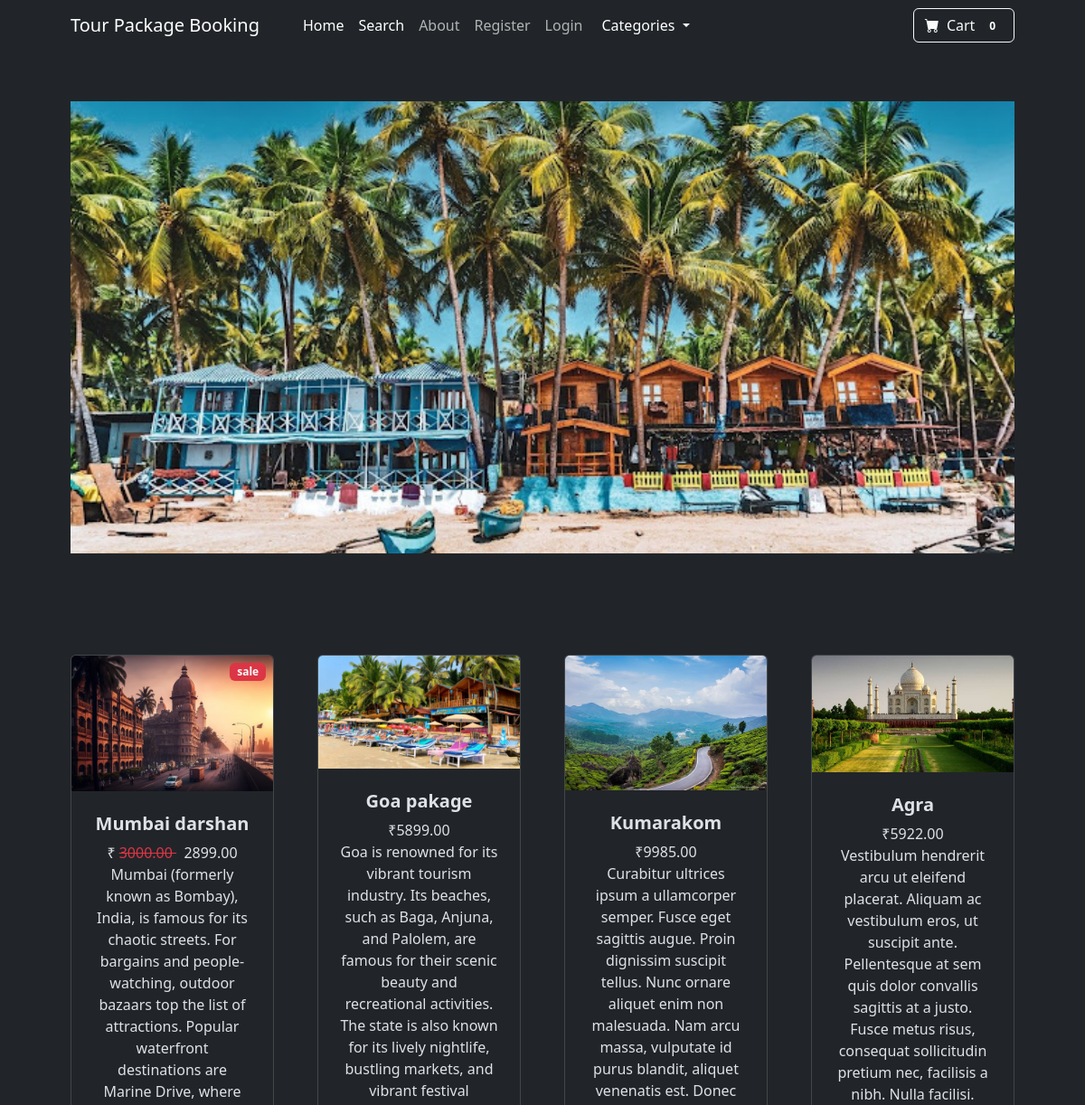
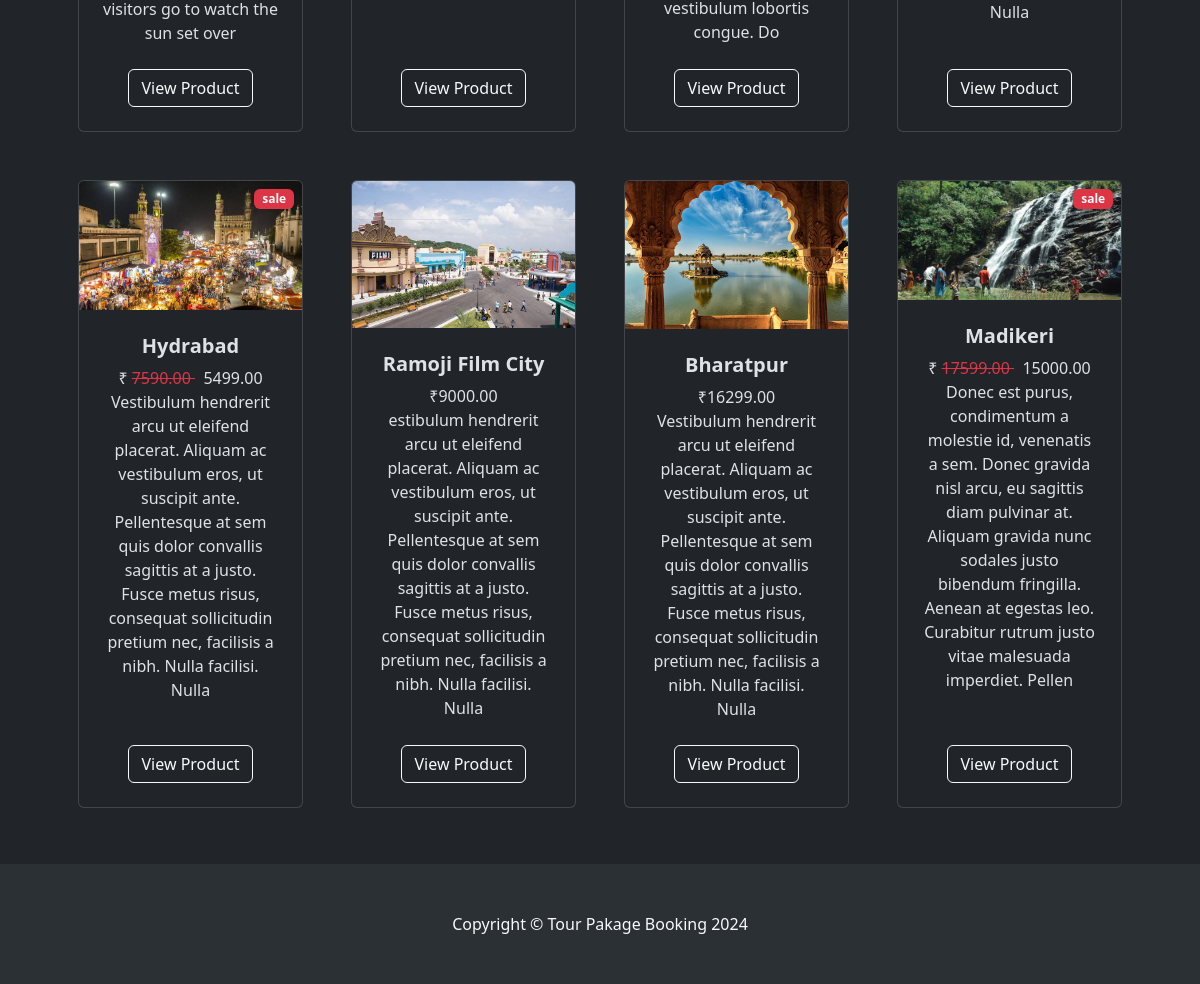
The page / on the database its author committed (2 pictures, top to bottom).
### tour_pacage_booking/models.py (models this page shows, shortened)
class Product(models.Model):
  name =  models.CharField(max_length=50)
  price =  models.DecimalField(default=0, decimal_places=2,max_digits=10 )
  category = models.ForeignKey(Category,on_delete=models.CASCADE,default=1)
  discription = models.CharField(max_length=250,default='',blank=True,null=True)
  image = models.ImageField(upload_to='uploads/product/')
  is_sale = models.BooleanField(default=False)
  sale_price = models.DecimalField(default=0, decimal_places=2,max_digits=10 )

### tour_pacage_booking/views.py (the view)
# urls.py: 2. Add a URL to urlpatterns:  path('', views.home, name='home')
def home(request):
   products = Product.objects.all
   return render(request, 'home.html', {'products': products})

### cart/cart.py (called while the page is built)
    def __len__(self):
        return len(self.cart)

### cart/context_processors.py (called while the page is built)
def cart(request):
    return {'cart': Cart(request)}

### tour_pacage_booking/templates/home.html (shortened to what this page needs)
{% extends 'base.html' %}
{%load static %}
{% block content%}
        <header class="bg-dark py-2">
            <div class="container px-4 px-lg-5 my-5">
                <div id="carouselExampleAutoplaying" class="carousel slide" data-bs-ride="carousel">
                    <div class="carousel-inner">
                      <div class="carousel-item active">
                      <img src="{%static '/slider/goa.jpg' %}" class="d-block w-100" alt="...">
                      </div>
                    </div>
                    <button class="carousel-control-prev" type="button" data-bs-target="#carouselExampleAutoplaying" data-bs-slide="prev">
                      <span class="carousel-control-prev-icon" aria-hidden="true"></span>
                    </button>
                    <button class="carousel-control-next" type="button" data-bs-target="#carouselExampleAutoplaying" data-bs-slide="next">
                      <span class="carousel-control-next-icon" aria-hidden="true"></span>
                    </button>
                  </div>
            </div>
        </header>
        <section class="py-2">
            <div class="container px-4 px-lg-5 mt-5">
                <div class="row gx-4 gx-lg-5 row-cols-2 row-cols-md-3 row-cols-xl-4 justify-content-center">
                  {% for product in products %}
                    {% if product.is_sale %}
                     <div class="col mb-5">
                        <div class="card h-100">
                            <div class="badge bg-danger text-light position-absolute" style ="top:0.5rem; right:0.5rem ">
                                sale
                            </div>
                            <img class="card-img-top" src="{{product.image.url}}" alt="..." />
                            <div class="card-body p-4">
                                <div class="text-center">
                                    <h5 class="fw-bolder">{{product.name}}</h5>
                                   &#8377;
                                   <del class ="text-danger" >{{product.price}} </del> &nbsp;
                                   {{product.sale_price}}
                                   <br/>
                                    {{product.discription}}
                                </div>
                            </div>
                            <div class="card-footer p-4 pt-0 border-top-0 bg-transparent">
                                <div class="text-center"><a class="btn btn-outline-light mt-auto" href="{% url 'product' product.id %}">View Product</a></div>
                            </div>
                        </div>
                    </div>
                    {% else %}
                     <div class="col mb-5">
                        <div class="card h-100">
                            <img class="card-img-top" src="{{product.image.url}}" alt="..." />
                            <div class="card-body p-4">
                                <div class="text-center">
                                    <h5 class="fw-bolder">{{product.name}}</h5>
                                    &#8377;{{product.price}}
                                   <br/>
                                    {{product.discription}}
                                </div>
                            </div>
                            <div class="card-footer p-4 pt-0 border-top-0 bg-transparent">
                                <div class="text-center"><a class="btn btn-outline-light mt-auto" href="{% url 'product' product.id %}">View Product</a></div>
                            </div>
                        </div>
                    </div>
                    {% endif%}
                    {% endfor%}
                </div>
            </div>
        </section>
{% endblock %}

### tour_pacage_booking/templates/home.html (style rules this page uses)
.carousel { max-width: 2000px; margin: auto; }
.carousel-item img { width: 100%; height: 500px; object-fit: cover; }

### rows shown on the page
Product: image (picture), name "Mumbai darshan", price "3000.00", sale_price "2899.00", discription "Mumbai (formerly known as Bombay), India, is famous for its chaotic streets. For bargains and people-watching, outdoor bazaars top the list of attractions. Popular waterfront destinations are Marine Drive, where visitors go to watch the sun set over"
Product: image (picture), name "Goa pakage", price "5899.00", discription "Goa is renowned for its vibrant tourism industry. Its beaches, such as Baga, Anjuna, and Palolem, are famous for their scenic beauty and recreational activities. The state is also known for its lively nightlife, bustling markets, and vibrant festival"
Product: image (picture), name "Kumarakom", price "9985.00", discription "Curabitur ultrices ipsum a ullamcorper semper. Fusce eget sagittis augue. Proin dignissim suscipit tellus. Nunc ornare aliquet enim non malesuada. Nam arcu massa, vulputate id purus blandit, aliquet venenatis est. Donec vestibulum lobortis congue. Do"
Product: image (picture), name "Agra", price "5922.00", discription "Vestibulum hendrerit arcu ut eleifend placerat. Aliquam ac vestibulum eros, ut suscipit ante. Pellentesque at sem quis dolor convallis sagittis at a justo. Fusce metus risus, consequat sollicitudin pretium nec, facilisis a nibh. Nulla facilisi. Nulla"
Product: image (picture), name "Hydrabad", price "7590.00", sale_price "5499.00", discription "Vestibulum hendrerit arcu ut eleifend placerat. Aliquam ac vestibulum eros, ut suscipit ante. Pellentesque at sem quis dolor convallis sagittis at a justo. Fusce metus risus, consequat sollicitudin pretium nec, facilisis a nibh. Nulla facilisi. Nulla"
Product: image (picture), name "Ramoji Film City", price "9000.00", discription "estibulum hendrerit arcu ut eleifend placerat. Aliquam ac vestibulum eros, ut suscipit ante. Pellentesque at sem quis dolor convallis sagittis at a justo. Fusce metus risus, consequat sollicitudin pretium nec, facilisis a nibh. Nulla facilisi. Nulla"
Product: image (picture), name "Bharatpur", price "16299.00", discription "Vestibulum hendrerit arcu ut eleifend placerat. Aliquam ac vestibulum eros, ut suscipit ante. Pellentesque at sem quis dolor convallis sagittis at a justo. Fusce metus risus, consequat sollicitudin pretium nec, facilisis a nibh. Nulla facilisi. Nulla"
Product: image (picture), name "Madikeri", price "17599.00", sale_price "15000.00", discription "Donec est purus, condimentum a molestie id, venenatis a sem. Donec gravida nisl arcu, eu sagittis diam pulvinar at. Aliquam gravida nunc sodales justo bibendum fringilla. Aenean at egestas leo. Curabitur rutrum justo vitae malesuada imperdiet. Pellen"

### other values the page prints
{{ cart|length }} "0"
